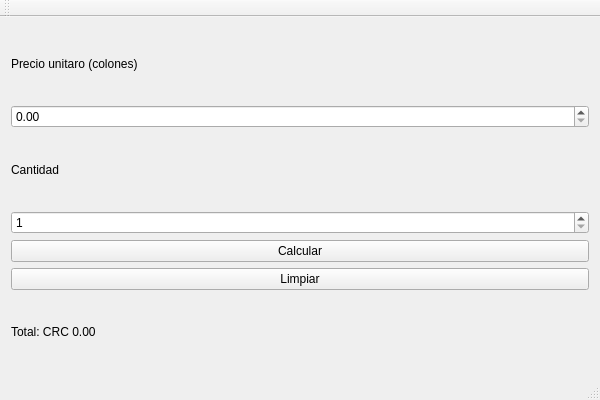
<?xml version="1.0" encoding="UTF-8"?>
<ui version="4.0">
 <class>Lab6Class</class>
 <widget class="QMainWindow" name="Lab6Class">
  <property name="geometry">
   <rect>
    <x>0</x>
    <y>0</y>
    <width>600</width>
    <height>400</height>
   </rect>
  </property>
  <property name="windowTitle">
   <string>Lab6</string>
  </property>
  <widget class="QWidget" name="centralWidget">
   <layout class="QVBoxLayout" name="verticalLayout">
    <item>
     <widget class="QLabel" name="lblPrecio">
      <property name="text">
       <string>Precio unitaro (colones)</string>
      </property>
     </widget>
    </item>
    <item>
     <widget class="QDoubleSpinBox" name="spnPrecio">
      <property name="maximum">
       <double>1000000.000000000000000</double>
      </property>
      <property name="singleStep">
       <double>100.000000000000000</double>
      </property>
     </widget>
    </item>
    <item>
     <widget class="QLabel" name="lblCantidad">
      <property name="text">
       <string>Cantidad</string>
      </property>
     </widget>
    </item>
    <item>
     <widget class="QSpinBox" name="spnCantidad">
      <property name="minimum">
       <number>1</number>
      </property>
      <property name="maximum">
       <number>1000</number>
      </property>
     </widget>
    </item>
    <item>
     <widget class="QPushButton" name="btnCalcular">
      <property name="text">
       <string>Calcular</string>
      </property>
     </widget>
    </item>
    <item>
     <widget class="QPushButton" name="btnLimpiar">
      <property name="text">
       <string>Limpiar</string>
      </property>
     </widget>
    </item>
    <item>
     <widget class="QLabel" name="lblTotal">
      <property name="text">
       <string>Total: CRC 0.00</string>
      </property>
     </widget>
    </item>
   </layout>
  </widget>
  <widget class="QMenuBar" name="menuBar">
   <property name="geometry">
    <rect>
     <x>0</x>
     <y>0</y>
     <width>600</width>
     <height>21</height>
    </rect>
   </property>
  </widget>
  <widget class="QToolBar" name="mainToolBar">
   <attribute name="toolBarArea">
    <enum>TopToolBarArea</enum>
   </attribute>
   <attribute name="toolBarBreak">
    <bool>false</bool>
   </attribute>
  </widget>
  <widget class="QStatusBar" name="statusBar"/>
 </widget>
 <layoutdefault spacing="6" margin="11"/>
 <resources>
  <include location="Lab6.qrc"/>
 </resources>
 <connections/>
</ui>
